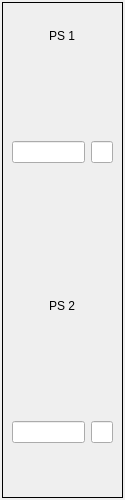
<?xml version="1.0" encoding="UTF-8"?>
<ui version="4.0">
 <class>Form</class>
 <widget class="QWidget" name="Form">
  <property name="geometry">
   <rect>
    <x>0</x>
    <y>0</y>
    <width>125</width>
    <height>500</height>
   </rect>
  </property>
  <property name="windowTitle">
   <string>Form</string>
  </property>
  <layout class="QVBoxLayout" name="verticalLayout">
   <property name="margin">
    <number>2</number>
   </property>
   <item>
    <widget class="caFrame" name="caframe">
     <property name="minimumSize">
      <size>
       <width>0</width>
       <height>54</height>
      </size>
     </property>
     <property name="frameShape">
      <enum>QFrame::Panel</enum>
     </property>
     <property name="macro">
      <string notr="true">PS1_State=$(PS1_State),PS2_State=$(PS2_State),PS1_U=$(PS1_U),PS2_U=$(PS2_U)</string>
     </property>
     <widget class="caFrame" name="caframe_2">
      <property name="geometry">
       <rect>
        <x>0</x>
        <y>30</y>
        <width>121</width>
        <height>121</height>
       </rect>
      </property>
      <property name="sizePolicy">
       <sizepolicy hsizetype="Fixed" vsizetype="Fixed">
        <horstretch>0</horstretch>
        <verstretch>0</verstretch>
       </sizepolicy>
      </property>
      <property name="macro">
       <string notr="true">State=$(PS1_State)</string>
      </property>
      <widget class="caImage" name="caimage_3">
       <property name="geometry">
        <rect>
         <x>0</x>
         <y>0</y>
         <width>121</width>
         <height>121</height>
        </rect>
       </property>
       <property name="filename" stdset="0">
        <string notr="true">PS_red.png</string>
       </property>
       <property name="visibility">
        <enum>caImage::IfZero</enum>
       </property>
       <property name="visibilityCalc">
        <string notr="true"/>
       </property>
       <property name="channel" stdset="0">
        <string notr="true">$(State)</string>
       </property>
      </widget>
      <widget class="caImage" name="caimage_4">
       <property name="geometry">
        <rect>
         <x>0</x>
         <y>0</y>
         <width>121</width>
         <height>121</height>
        </rect>
       </property>
       <property name="filename" stdset="0">
        <string notr="true">ecmcPS_green.png</string>
       </property>
       <property name="visibility">
        <enum>caImage::IfNotZero</enum>
       </property>
       <property name="visibilityCalc">
        <string notr="true"/>
       </property>
       <property name="channel" stdset="0">
        <string notr="true">$(State)</string>
       </property>
      </widget>
     </widget>
     <widget class="caFrame" name="caframe_3">
      <property name="geometry">
       <rect>
        <x>0</x>
        <y>310</y>
        <width>121</width>
        <height>121</height>
       </rect>
      </property>
      <property name="sizePolicy">
       <sizepolicy hsizetype="Fixed" vsizetype="Fixed">
        <horstretch>0</horstretch>
        <verstretch>0</verstretch>
       </sizepolicy>
      </property>
      <property name="macro">
       <string notr="true">State=$(PS2_State)</string>
      </property>
      <widget class="caImage" name="caimage_5">
       <property name="geometry">
        <rect>
         <x>0</x>
         <y>0</y>
         <width>121</width>
         <height>121</height>
        </rect>
       </property>
       <property name="filename" stdset="0">
        <string notr="true">PS_red.png</string>
       </property>
       <property name="visibility">
        <enum>caImage::IfZero</enum>
       </property>
       <property name="visibilityCalc">
        <string notr="true"/>
       </property>
       <property name="channel" stdset="0">
        <string notr="true">$(State)</string>
       </property>
      </widget>
      <widget class="caImage" name="caimage_6">
       <property name="geometry">
        <rect>
         <x>0</x>
         <y>0</y>
         <width>121</width>
         <height>121</height>
        </rect>
       </property>
       <property name="filename" stdset="0">
        <string notr="true">ecmcPS_green.png</string>
       </property>
       <property name="visibility">
        <enum>caImage::IfNotZero</enum>
       </property>
       <property name="visibilityCalc">
        <string notr="true"/>
       </property>
       <property name="channel" stdset="0">
        <string notr="true">$(State)</string>
       </property>
      </widget>
     </widget>
     <widget class="QWidget" name="layoutWidget">
      <property name="geometry">
       <rect>
        <x>10</x>
        <y>130</y>
        <width>101</width>
        <height>41</height>
       </rect>
      </property>
      <layout class="QHBoxLayout" name="horizontalLayout_4" stretch="5,1">
       <item>
        <widget class="caLineEdit" name="calineedit_4">
         <property name="alignment">
          <set>Qt::AlignRight|Qt::AlignTrailing|Qt::AlignVCenter</set>
         </property>
         <property name="channel" stdset="0">
          <string notr="true">$(PS1_U)</string>
         </property>
         <property name="precision">
          <number>1</number>
         </property>
         <property name="precisionMode">
          <enum>caLineEdit::User</enum>
         </property>
        </widget>
       </item>
       <item>
        <widget class="caLineEdit" name="calineedit_5">
         <property name="channel" stdset="0">
          <string notr="true">$(PS1_U).EGU</string>
         </property>
        </widget>
       </item>
      </layout>
     </widget>
     <widget class="caLabel" name="calabel">
      <property name="geometry">
       <rect>
        <x>5</x>
        <y>20</y>
        <width>110</width>
        <height>28</height>
       </rect>
      </property>
      <property name="text">
       <string>PS 1</string>
      </property>
      <property name="alignment">
       <set>Qt::AlignCenter</set>
      </property>
     </widget>
     <widget class="caLabel" name="calabel_2">
      <property name="geometry">
       <rect>
        <x>5</x>
        <y>290</y>
        <width>110</width>
        <height>28</height>
       </rect>
      </property>
      <property name="text">
       <string>PS 2</string>
      </property>
      <property name="alignment">
       <set>Qt::AlignCenter</set>
      </property>
     </widget>
     <widget class="QWidget" name="layoutWidget_2">
      <property name="geometry">
       <rect>
        <x>10</x>
        <y>410</y>
        <width>101</width>
        <height>41</height>
       </rect>
      </property>
      <layout class="QHBoxLayout" name="horizontalLayout_5" stretch="5,1">
       <item>
        <widget class="caLineEdit" name="calineedit_6">
         <property name="alignment">
          <set>Qt::AlignRight|Qt::AlignTrailing|Qt::AlignVCenter</set>
         </property>
         <property name="channel" stdset="0">
          <string notr="true">$(PS2_U)</string>
         </property>
         <property name="precision">
          <number>1</number>
         </property>
         <property name="precisionMode">
          <enum>caLineEdit::User</enum>
         </property>
        </widget>
       </item>
       <item>
        <widget class="caLineEdit" name="calineedit_7">
         <property name="channel" stdset="0">
          <string notr="true">$(PS2_U).EGU</string>
         </property>
        </widget>
       </item>
      </layout>
     </widget>
    </widget>
   </item>
  </layout>
 </widget>
 <customwidgets>
  <customwidget>
   <class>caFrame</class>
   <extends>QFrame</extends>
   <header>caFrame</header>
   <container>1</container>
  </customwidget>
  <customwidget>
   <class>caLabel</class>
   <extends>QLabel</extends>
   <header>caLabel</header>
  </customwidget>
  <customwidget>
   <class>caImage</class>
   <extends>QWidget</extends>
   <header>caImage</header>
  </customwidget>
  <customwidget>
   <class>caLineEdit</class>
   <extends>QLineEdit</extends>
   <header>caLineEdit</header>
  </customwidget>
 </customwidgets>
 <resources/>
 <connections/>
</ui>
